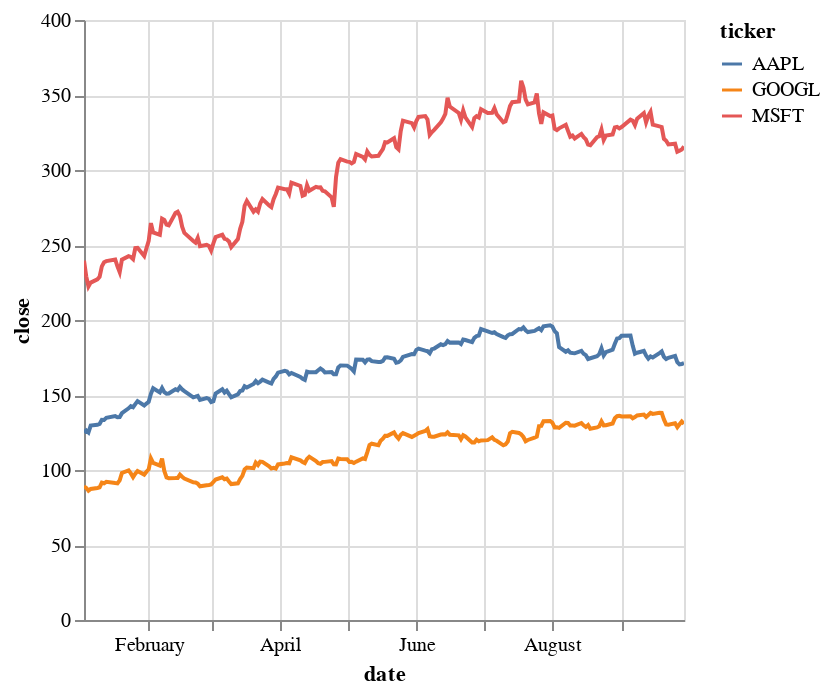

The code cell stored with this chart in its notebook:
### Code cell
pl_df.plot.line(
    x="date:T",
    y="close:Q",
    color="ticker:N",
).show()

### Figure 1 — Vega-Lite specification as saved in the notebook (floating-point values rounded to 4 significant figures; data arrays with more than 128 entries replaced by an {"elided": "..."} marker saying what was removed)
{"config": {"view": {"continuousWidth": 300, "continuousHeight": 300}}, "data": {"name": "data-a981c2d9fa4a71a78c53415136f6ef17"}, "mark": {"type": "line", "tooltip": true}, "encoding": {"color": {"field": "ticker", "type": "nominal"}, "x": {"field": "date", "type": "temporal"}, "y": {"field": "close", "type": "quantitative"}}, "params": [{"name": "param_1", "select": {"type": "interval", "encodings": ["x", "y"]}, "bind": "scales"}], "$schema": "https://vega.github.io/schema/vega-lite/v5.20.1.json", "datasets": {"data-a981c2d9fa4a71a78c53415136f6ef17": {"elided": "561 records"}}}
